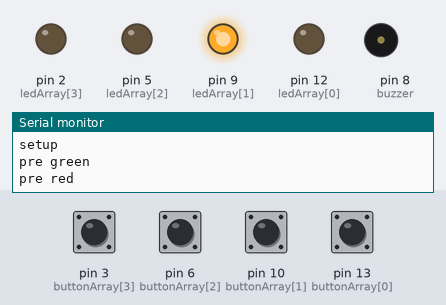
Recording of a sketch running on a simulated Arduino Uno, built with avr-gcc and run on an emulated ATmega328P. Shown: output pins drawn as LEDs (lit = HIGH), buzzer (waves = sounding), the last lines printed to the serial monitor. Dashed ring = blinking. Inputs (shaded band) come from the test bench; at power-on: pin 3 (buttonArray[3]), pin 6 (buttonArray[2]), pin 10 (buttonArray[1]), pin 13 (buttonArray[0]) HIGH. Random numbers use the default seed unless the sketch sets one.

Above: at 1.2 s.
1.3 s: pin 3 (buttonArray[3]) pulled LOW for 0.15 s
At 2.9 s:
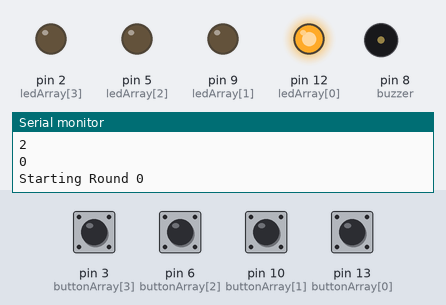
3.8 s: pin 6 (buttonArray[2]) pulled LOW for 0.15 s
At 6.8 s:
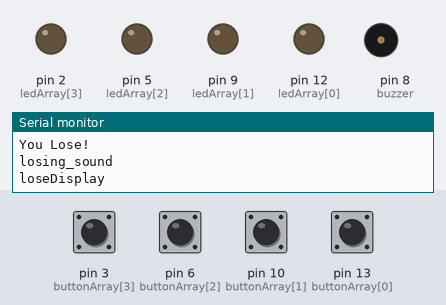
6.9 s: pin 10 (buttonArray[1]) pulled LOW for 1 s
10.9 s: pin 10 (buttonArray[1]) pulled LOW for 0.15 s
At 12.75 s:
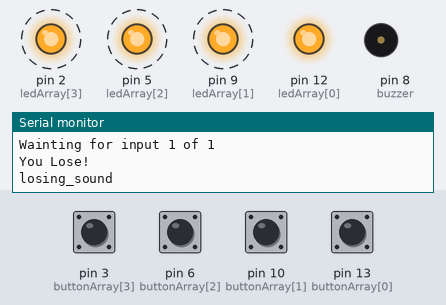
14.0 s: pin 3 (buttonArray[3]) pulled LOW for 1 s
18.0 s: pin 6 (buttonArray[2]) pulled LOW for 1 s
At 19.6 s:
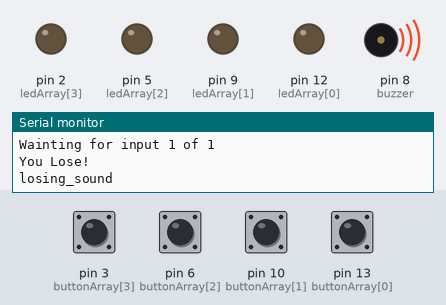
Timing chart, 0 to 23.0 s (numbered marks = the images above; inputs shaded):
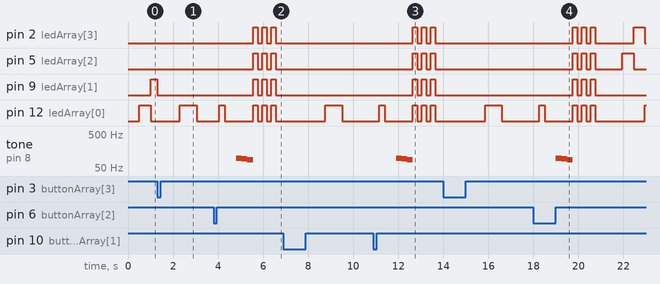

The sketch:

simon_says_arduino_code.ino
```cpp
 int ledArray[] = {12, 9, 5, 2};// ledArray[0] is green, ledArray[1] is red, ledArray[2] is yellow, and ledArray[3] is blue.
 int buttonArray[] = {13, 10, 6, 3};// buttonArray[0] is green, buttonArray[1] is red, buttonArray[2] is yellow, and buttonArray[3] is blue.
 int pinCount = 4; //both ledArray and buttonArray have same pinCount --> use this for both buttons and leds
 int buzzer = 8;

 int ledState = 0;
 int gameState = 0;

 #define NUMBERTOWIN 5 //Number of lights you have to match to win --> You can change this number to make the game more or less challenging to win
 int gameValues[NUMBERTOWIN];
 int roundNum = 0;

 unsigned long previousMillis = 0; //need this for pre-game state for flashing lights without delay --> if you use delay your button push to start game may not be noticed
 unsigned long interval1 = 500; //need this for time between blinks

//declare functions
void setLed(int ledNum);
void displayClue(int roundNum);
boolean waitForInput(int buttonNum);

void setup () {
Serial.begin(9600);

Serial.println("setup");

  for(int Pin = 0; Pin < pinCount; Pin++) // initial pin is zero which corresponds to green, if the pin is less than 4 (pinCount) then add one, which would make the pin number 1 and correspond to red etc...
  {
  //set all leds to output
  pinMode(ledArray[Pin], OUTPUT);
  }

  for(int Pin = 0; Pin < pinCount; Pin++)
  {
  //set all buttons to input using pullup resistor built into board
  //I decided to add 10K resistors to the buttons after writing the code, you can change the code to use the external resistors, but it's not necessary
  pinMode(buttonArray[Pin], INPUT_PULLUP);
  }

 //if analog input pin 0 is unconnected
 //random analog noise will cause the call to randomSeed() to generate
 //different seed numbers each time the sketch runs
 //randomSeed() will shuffle the random function that we call during gameplay
 randomSeed(analogRead(0));
 }

void loop () {

  if (gameState == 0)
  {
     int button0 = digitalRead(buttonArray[0]);
     int button1 = digitalRead(buttonArray[1]);
     int button2 = digitalRead(buttonArray[2]);
     int button3 = digitalRead(buttonArray[3]);

    //if no buttons are pressed (since button input is pullup we show all buttons pressed) then play pre_game
    if (button0 && button1 && button2 && button3)
    {
      pre_game();
    }
    // if a button is pressed set up for the game
    else
    {
      Serial.println("button Pressed");
      //turn leds off before starting game --> function setLed() states that if ledNum is <0 led is LOW
      setLed(-1);
      //set the round number to zero so you start on the first round
      roundNum = 0;
      delay (1000);
      //set gameState to 1
      gameState = 1;
    }
  }

  if (gameState == 1)
  {
    gamePlay();
  }

  if (gameState == 2)
  {
    //You win!! - play winning sound and scroll through leds (winDisplay)3 times followed by lose display once for good transition.
    //delay to give player time to release button press before winning sound plays
    delay(500);
    winning_sound();
    winDisplay();
    winDisplay();
    winDisplay();
    loseDisplay();
    Serial.println("winDisplay");
    //delay briefly before running pre_game
    delay (1000);
    //reset gameState to zero to call pre_game
    gameState = 0;
  }

  if (gameState == 3)
  {
    //You lose :( - play losing sound and flash leds (loseDisplay)3 times for good transition.
    //delay to give player time to release button press before losing sound plays
    delay(500);
    losing_sound();
    loseDisplay();
    loseDisplay();
    loseDisplay();
    Serial.println("loseDisplay");
     //delay briefly before running pre_game
    delay (1000);
    //reset gameState to zero to call pre_game
    gameState = 0;
  }
}

//pre_game
void pre_game()
{
  //Check if enough time has elapsed between leds lighting up
  unsigned long currentMillis = millis();
  if (currentMillis - previousMillis > interval1)
  {
  //if enough time has elapsed update lights
  if (ledState == 0)
  {
    Serial.println("pre green");
    setLed(0);
    ledState = 1;
  }
  else if (ledState == 1)
  {
    Serial.println("pre red");
    setLed(1);
    ledState = 2;
  }
  else if (ledState == 2)
  {
    Serial.println("pre yellow");
    setLed(2);
    ledState = 3;
  }
  else if (ledState == 3)
  {
    Serial.println("pre blue");
    setLed(3);
    ledState = 0;
  }
  //reset time
  previousMillis = currentMillis;
  }
}

//function for while game is playing
void gamePlay()
{
  Serial.println("gamePlay");
  //pre-load array with random numbers for game
  for ( int i=0; i<NUMBERTOWIN; i++)
  {
    //use floor to round number down to nearest integer and random to choose random numbers from 0 to 3 to put in the gameValues array.
    gameValues[i] = floor(random(0,4));
    Serial.println(gameValues[i], DEC);
  }


  Serial.print("Starting Round ");
  Serial.println(roundNum, DEC);
  for (int r=0; r<NUMBERTOWIN; r++)
  {
    displayClue(roundNum);

    for (int i=0; i<=roundNum; i++)
    {
      Serial.print("Wainting for input ");
      Serial.print(i+1, DEC);
      Serial.print(" of ");
      Serial.print(roundNum+1, DEC);
      Serial.println("");

      //wait for user input and see if they're correct, if correct wait for next input etc.. if not correct, fail
      if (waitForInput(gameValues[i]))
      {
        //correct input
        if (i==roundNum)
        {
          Serial.println("Correct");
          //check if final round
          if (roundNum == NUMBERTOWIN-1)
          {
            Serial.println("You Win!");
           // you won!
           // set gameState to 2 to run winning fuction
           gameState = 2;
           return;
          }
          else
          {
            Serial.println("Continue");
          }
        }
      }
      else
      {
        //incorrect input
        Serial.println("You Lose!");

        // you lost :(
        // set gameState to 3 to run losing function
        gameState = 3;
        return;
      }
    }
    //User made it through the round, increment round number to continue
    roundNum++;
    //Delay briefly so user has time to see start of next clue
    delay(1000);
  }
}

void setLed(int ledNum)
{
  //if the led number is less than zero turn all the leds off
  if (ledNum<0)
  {
   for (int i = 0; i<pinCount; i++)
   {
   digitalWrite(ledArray[i], LOW);
   }
  }
  else
  {
    //turn on the specified led, turn off the other leds
    //turn one and only one led on - if i is the same as the number passed in from pre-game then turn on that light, if it is not the same turn off that light
    for (int i = 0; i<pinCount; i++)
    {
      if (i == ledNum)
      {
        digitalWrite(ledArray[i], HIGH);
      }
      else
      {
        digitalWrite(ledArray[i], LOW);
      }
    }
  }
 }


 void displayClue(int roundNum)
 {
  //turn all lights off
  setLed(-1);
  for (int i=0; i<=roundNum; i++)
  {
    //turn on led that matches current round
    setLed(gameValues[i]);
    delay(750);
    setLed(-1);
    delay(250);
  }
 }

boolean waitForInput(int buttonNum)
{
  //read all the buttons continuously until a button is pressed, if a button is pressed check if it's correct and if so return true. if not, return false.
  while(true)
  {
   int button0 = digitalRead(buttonArray[0]);
   int button1 = digitalRead(buttonArray[1]);
   int button2 = digitalRead(buttonArray[2]);
   int button3 = digitalRead(buttonArray[3]);

   //because we are using input_pullup ! indicted a button is pressed --> if any button is pressed go to the rest of the code
   if (!button0 || !button1 || !button2 || !button3)
   {
      //Delay briefly to avoid double counting button press
      delay(250);

      //light up the corresponding led when a button is pressed
      if (buttonNum == 0)
      {
        digitalWrite(ledArray[0], HIGH);
        delay(250);
        digitalWrite(ledArray[0], LOW);
      }
      else if (buttonNum == 1)
      {
        digitalWrite(ledArray[1], HIGH);
        delay(250);
        digitalWrite(ledArray[1], LOW);
      }
      else if (buttonNum == 2)
      {
        digitalWrite(ledArray[2], HIGH);
        delay(250);
        digitalWrite(ledArray[2], LOW);
      }
      else if (buttonNum == 3)
      {
        digitalWrite(ledArray[3], HIGH);
        delay(250);
        digitalWrite(ledArray[3], LOW);
      }

      //check if correct button was pressed
      if (buttonNum == 0 && button0 == 0)
      {
        Serial.println("0 Pressed");
        return true;
      }
      else if (buttonNum == 1 && button1 == 0)
      {
        Serial.println("1 Pressed");
        return true;
      }
      else if (buttonNum == 2 && button2 == 0)
      {
        Serial.println("2 Pressed");
        return true;
      }
      else if (buttonNum == 3 && button3 == 0)
      {
        Serial.println("3 Pressed");
        return true;
      }
      else
      {
        return false;
      }
    }
  }
}

//after win - have lights scroll quickly
void winDisplay()
{
digitalWrite(ledArray[0], HIGH);
delay(75);
digitalWrite(ledArray[0], LOW);
delay(75);
digitalWrite(ledArray[1], HIGH);
delay(75);
digitalWrite(ledArray[1], LOW);
delay(75);
digitalWrite(ledArray[2], HIGH);
delay(75);
digitalWrite(ledArray[2], LOW);
delay(75);
digitalWrite(ledArray[3], HIGH);
delay(75);
digitalWrite(ledArray[3], LOW);
delay(75);
digitalWrite(ledArray[2], HIGH);
delay(75);
digitalWrite(ledArray[2], LOW);
delay(75);
digitalWrite(ledArray[1], HIGH);
delay(75);
digitalWrite(ledArray[1], LOW);
delay(75);
digitalWrite(ledArray[0], HIGH);
delay(75);
digitalWrite(ledArray[0], LOW);
delay(75);
}

void winning_sound(void)
{
  //tone (pin number, frequency - I looked this up online to find the frequency for the notes I wanted, duration of tune)
  Serial.println("buzzer1");
  tone(buzzer, 294, 250);
  delay(200);
  tone(buzzer, 294, 250);
  delay(200);
  tone(buzzer, 294, 250);
  delay(200);
  tone(buzzer, 392, 500);
  delay(500);
  Serial.println("second 392");
  tone(buzzer, 392, 250);
  delay(200);
  tone(buzzer, 440, 250);
  delay(200);
  tone(buzzer, 392, 250);
  delay(200);
  tone(buzzer, 440, 250);
  delay(200);
  tone(buzzer, 494, 500);
}


void loseDisplay()
{
  digitalWrite(ledArray[0], HIGH);
  digitalWrite(ledArray[1], HIGH);
  digitalWrite(ledArray[2], HIGH);
  digitalWrite(ledArray[3], HIGH);
  delay(200);
  digitalWrite(ledArray[0], LOW);
  digitalWrite(ledArray[1], LOW);
  digitalWrite(ledArray[2], LOW);
  digitalWrite(ledArray[3], LOW);
  delay(200);
}

void losing_sound(void)
{
  Serial.println("losing_sound");
  tone(buzzer, 98, 250);
  delay(250);
   tone(buzzer, 93, 250);
  delay(250);
   tone(buzzer, 87, 250);
  delay(250);
}
```

Measured:
- after the input at 3.8 s, pin 2 (ledArray[3]), pin 5 (ledArray[2]): alternates HIGH for 0.20 s and LOW for 0.20 s, starting after 1.8 s
- after the input at 10.9 s, pin 2 (ledArray[3]), pin 5 (ledArray[2]): alternates HIGH for 0.20 s and LOW for 0.20 s, starting after 1.8 s
- after the input at 18.0 s, pin 2 (ledArray[3]): LOW → HIGH after 1.8 s, → LOW 0.20 s later, → HIGH 0.20 s later, → LOW 0.20 s later, … (8 changes in this stretch); pin 5 (ledArray[2]): LOW → HIGH after 1.8 s, → LOW 0.20 s later, → HIGH 0.20 s later, → LOW 0.20 s later, … (8 changes in this stretch)
